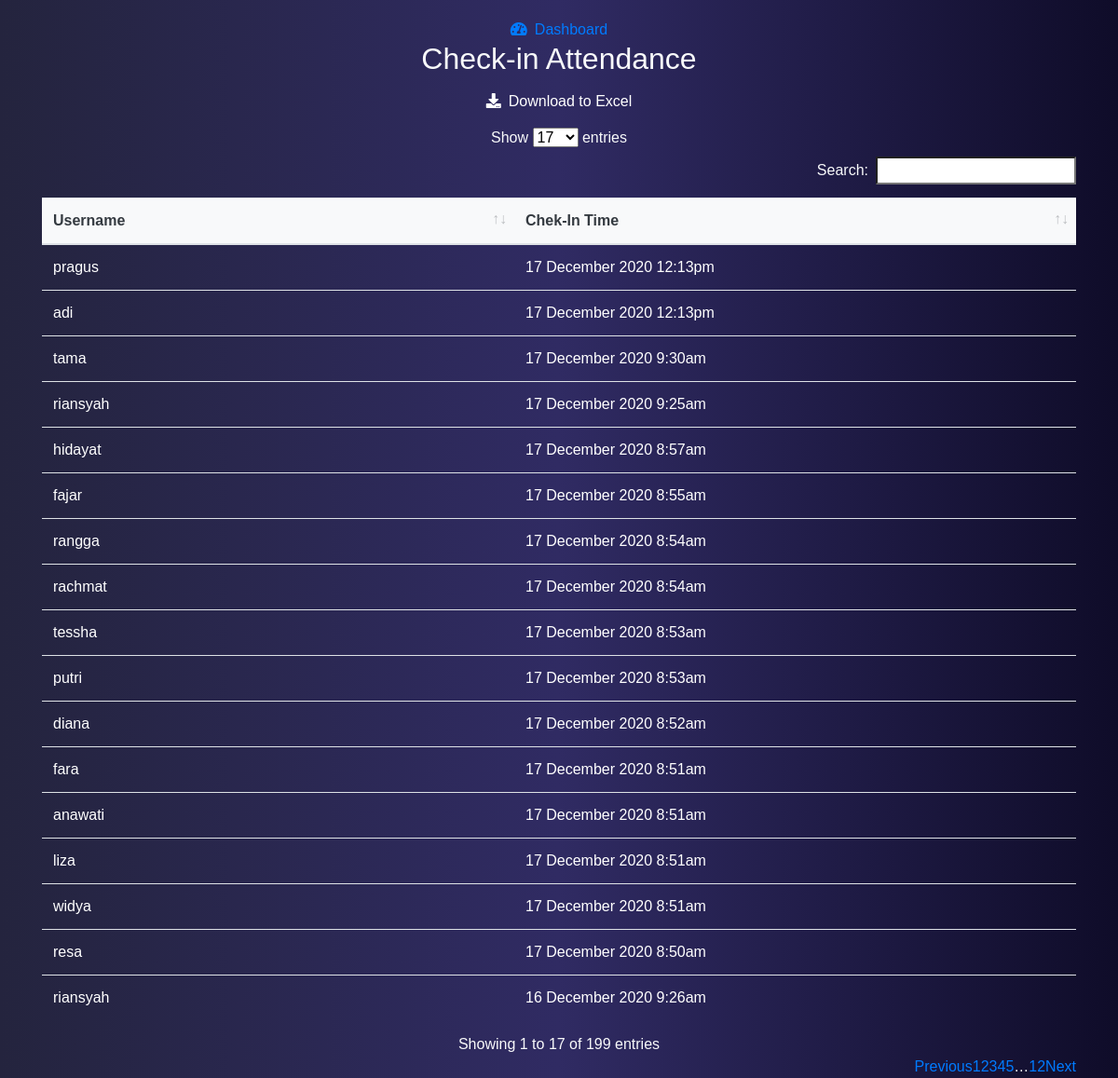
Page /tataUsaha/absen-mhs.php (signed in) on the earlier database version.
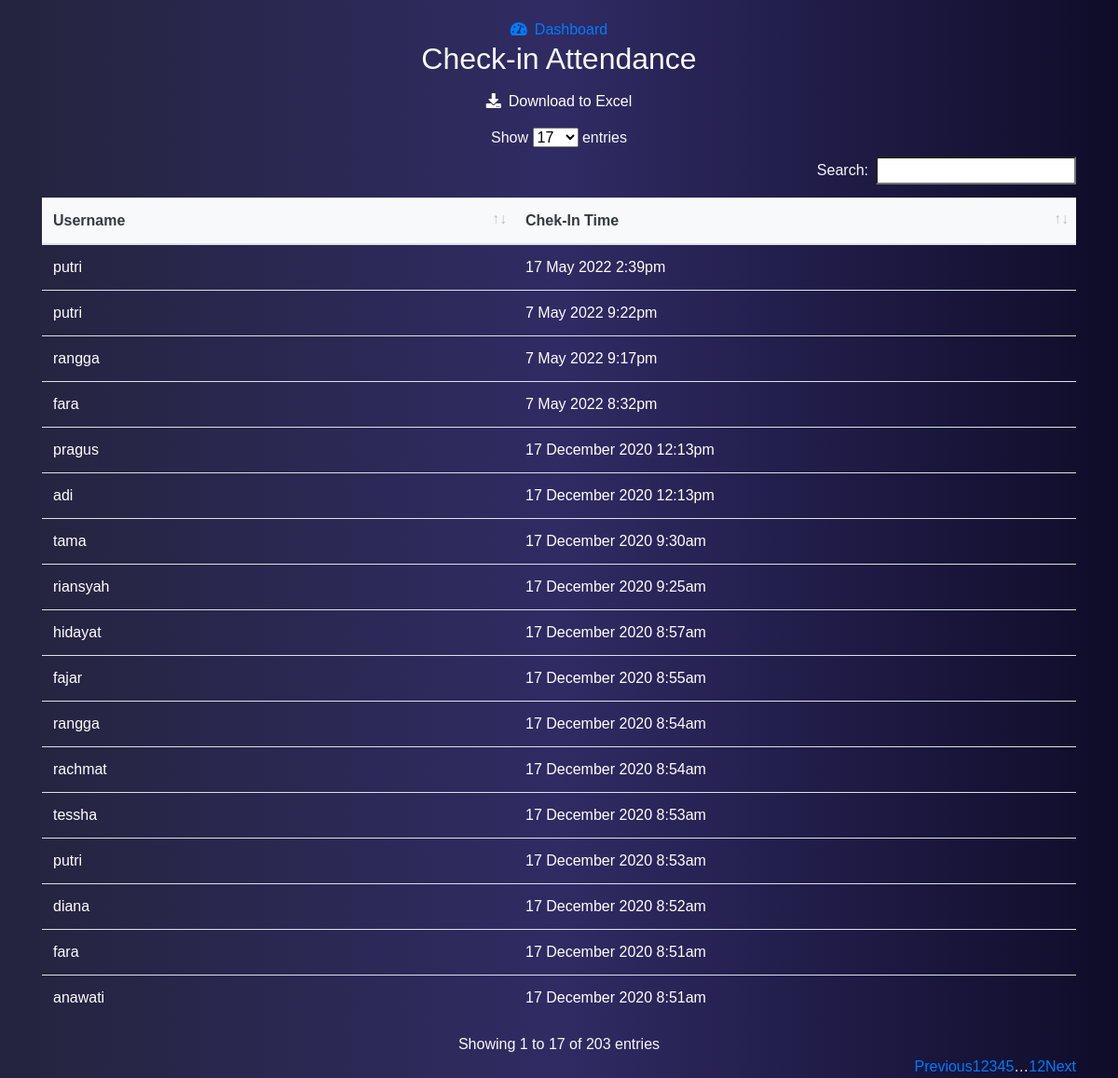
Same page on the later database version.
### tables this page shows
CREATE TABLE `history_in` (
  `id_masuk` int(11) NOT NULL,
  `date_masuk` datetime NOT NULL,
  `username` varchar(50) NOT NULL,
  `level_user` enum('mahasiswa','dosen','tata_usaha','') NOT NULL
);

### tataUsaha/absen-mhs.php (the view, shortened to what this page needs)
<?php
include '../config/config.php';
$level_mhs = $_SESSION['level'] == 'mahasiswa';
if (!$level_mhs) {
  $query = mysqli_query($conn, "SELECT * FROM history_in WHERE level_user='mahasiswa'");
}
?>
<!DOCTYPE html>
<html lang="en">
<head>
  <link rel="stylesheet" href="../bootstrap/css/bootstrap.min.css">
  <link rel="stylesheet" href="../css/masuk.css">
  <link rel="stylesheet" href="../css/absen-dosen.css">
  <link rel="stylesheet" href="../font-awesome/fa/css/all.css">
  <link rel="stylesheet" href="../datatable/data/css/dataTables.bootstrap4.min.css">
</head>
<body class="bg-dark text-light">
  <div class="container">
    <nav>
      <a href="dashboard.php"><i class="fas fa-tachometer-alt mr-2"></i>Dashboard</a>
    </nav>
    <div class="title">
      <h2>Check-in Attendance</h2>
    </div>
    <div class="table-responsive" style="width: 100%;">
      <a href="export_data_in.php" target="_blank"><button class="btn text-white mb-2 download"><i
            class="fas fa-download mr-2"></i>Download to Excel</button></a>
      <table class="table" id="data" style="text-align: left;">
        <thead>
          <tr class="bg-light text-dark">
            <th>Username</th>
            <th>Chek-In Time</th>
          </tr>
        </thead>
        <tbody>
          <?php foreach ($query as $data) : ?>
          <tr class="text-white">
            <td><?= $data['username']; ?></td>
            <td>
              <?php
                $date = date_create($data['date_masuk']);
                ?>
              <?= date_format($date, 'j F Y g:ia'); ?>
            </td>
          </tr>
          <?php endforeach; ?>
        </tbody>
      </table>
    </div>
  </div>
</body>
</html>

Differences in the rows shown:
no longer on this page (row unchanged): history_in: username "riansyah", date_masuk "16 December 2020 9:26am"
no longer on this page (row unchanged): history_in: username "resa", date_masuk "17 December 2020 8:50am"
no longer on this page (row unchanged): history_in: username "widya", date_masuk "17 December 2020 8:51am"
no longer on this page (row unchanged): history_in: username "liza", date_masuk "17 December 2020 8:51am"
added history_in: username "fara", date_masuk "7 May 2022 8:32pm"
added history_in: username "rangga", date_masuk "7 May 2022 9:17pm"
added history_in: username "putri", date_masuk "7 May 2022 9:22pm"
added history_in: username "putri", date_masuk "17 May 2022 2:39pm"
Other differences:
text written by a page script: "Show entries Search: Showing 1 to 17 of 199 entries Previous 1 2 3 4 5 … 12 Next" → "Show entries Search: Showing 1 to 17 of 203 entries Previous 1 2 3 4 5 … 12 Next"
